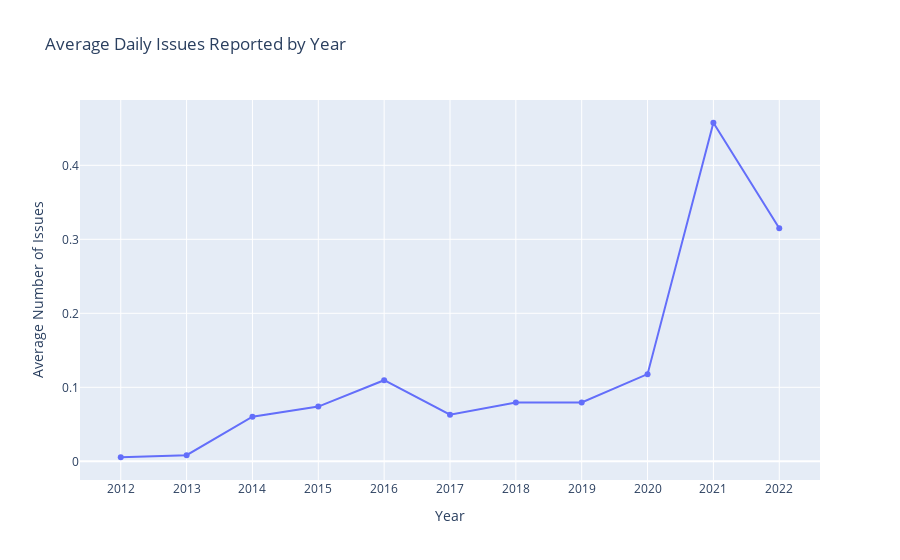

This figure's notebook cell:
### Code cell
# To reinforce that more issues are generated in 2021 than 2022. 
# At the time of the analysis, 2022 last issue was in Mar-22
# we compute daily average of issues
yearly_issues = issues.groupby('issue_year')[['id']].count()
yearly_issues = yearly_issues.rename(columns = {'id': 'issues_count'})
yearly_issues['daily_avg'] = yearly_issues['issues_count']/365
fig = go.Figure([go.Scatter(
    x=yearly_issues.index, 
    y=yearly_issues.daily_avg, 
    text=yearly_issues.daily_avg
)])
fig.update_layout(
    title = 'Average Daily Issues Reported by Year', 
    xaxis_title = 'Year', 
    yaxis_title = 'Average Number of Issues',
    xaxis_tickmode = 'linear')
fig.show()

### Figure 1 — Plotly figure (JSON) as saved in the notebook; plotly's stock layout.template omitted (floating-point values rounded to 4 significant figures)
{"data": [{"text": [0.005479, 0.008219, 0.06027, 0.07397, 0.1096, 0.06301, 0.07945, 0.07945, 0.1178, 0.4575, 0.3151], "type": "scatter", "x": [2012, 2013, 2014, 2015, 2016, 2017, 2018, 2019, 2020, 2021, 2022], "y": [0.005479, 0.008219, 0.06027, 0.07397, 0.1096, 0.06301, 0.07945, 0.07945, 0.1178, 0.4575, 0.3151]}], "layout": {"title": {"text": "Average Daily Issues Reported by Year"}, "xaxis": {"tickmode": "linear", "title": {"text": "Year"}}, "yaxis": {"title": {"text": "Average Number of Issues"}}}}
